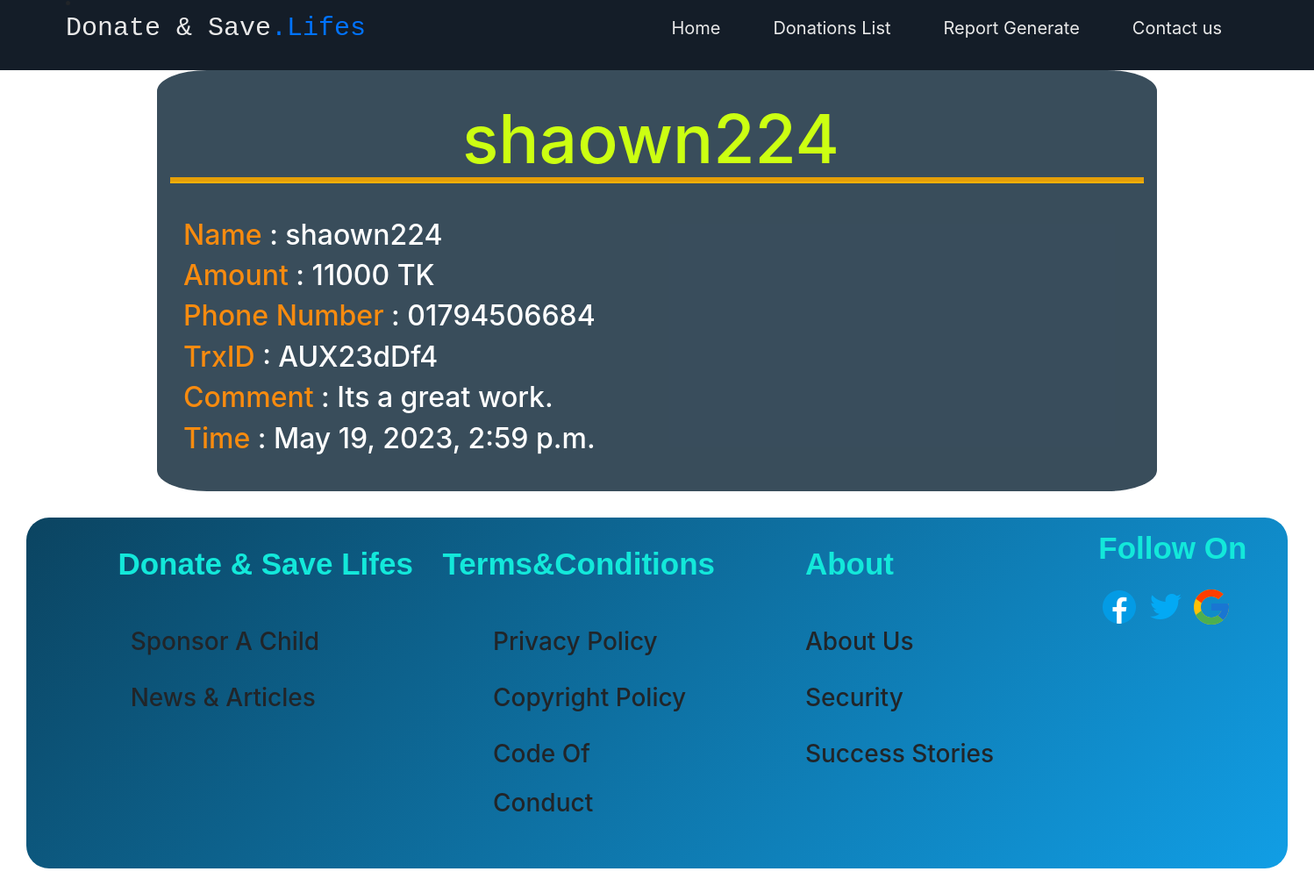
The app's page /organization/donationslist/2 with its own data.
### Donor_App/models.py (models this page shows, shortened)
class Donations_Details(models.Model):
    Name = models.ForeignKey(
        User, on_delete=models.CASCADE, related_name="name")
    Amount = models.CharField(max_length=264, verbose_name="Give the Amount")
    Phone = models.CharField(max_length=264, verbose_name="Phone NO")
    TrxID = models.CharField(max_length=264, verbose_name="TrxID")
    Notes = models.TextField(verbose_name="Say something")
    Time = models.DateTimeField(auto_now_add=True)

### Organization_App/views.py (the view)
# urls.py: path('donationslist/<int:id>', views.Details_Donations, name='DetailsDonation'),
def Details_Donations(request, id):
    obj = get_object_or_404(Donations_Details, pk=id)
    return render(request, 'Organization_App/Detail_of_Donation.html', {'obj': obj})

### templates/Organization_App/Detail_of_Donation.html (shortened to what this page needs)
{% load static %}
<html lang="en">
  <head>
    <link rel="stylesheet" href="https://cdnjs.cloudflare.com/ajax/libs/font-awesome/5.15.1/css/all.min.css"/>
    <link rel="stylesheet" href="{% static 'style1.css' %}" />
	<link rel="stylesheet" href="https://maxcdn.bootstrapcdn.com/bootstrap/4.4.1/css/bootstrap.min.css">
	<link href="https://maxcdn.bootstrapcdn.com/font-awesome/4.7.0/css/font-awesome.min.css" rel="stylesheet">
  </head>
  <body style="background-image: url(https://images.unsplash.com/photo-1537440499989-de5f6b6854de?ixlib=rb-4.0.3&ixid=MnwxMjA3fDB8MHxwaG90by1wYWdlfHx8fGVufDB8fHx8&auto=format&fit=crop&w=1470&q=80);">
  	<div class="menu-bar">
	  <li class="nav-item active">
			<h1 class="logo" href="{% url 'index' %}" style="margin-bottom: 40;" >Donate & Save<span>.Lifes</span></h1>
	  </li>
      <ul>
        <li><a href="{% url 'Organization_App:Organization_home' %}">Home</a></li>
		<li><a href="{% url 'Organization_App:donation_list' %}">Donations List</a></li>
		<li><a href="">Report Generate</a></li>
        <li><a href="#">Contact us</a></li>
      </ul>
    </div>
	<div class="container-sm" style="margin-top: 80; width: 100%;height: 60%; background-color: rgba(9, 34, 52, 0.802);border-radius: 5%;">
		<div style="width: 100%;height: 22%;margin-left: 30%;padding-top: 3%;">
			<h2 style="color: rgb(204, 255, 18);font-size:480%;">{{obj.Name}}</h2>
		</div>
		<hr style="height:2px;border-width:5;color:rgb(9, 219, 13);background-color:rgb(255, 177, 9)">
		<br>
		<div class="container-sm">
		    <h2><span style="color:  rgb(248, 139, 15);">Name</span>
				<span style="color:  rgb(255, 255, 255);">: {{obj.Name}}</span>
			</h2>
			<h2><span style="color:  rgb(248, 139, 15);">Amount</span>
				<span style="color:  rgb(255, 255, 255);">: {{obj.Amount}} TK</span>
			</h2>
            <h2><span style="color:  rgb(248, 139, 15);">Phone Number </span>
				<span style="color:  rgb(255, 255, 255);">: {{obj.Phone}}</span>
			</h2>
			<h2><span style="color:  rgb(248, 139, 15);">TrxID </span>
				<span style="color:  rgb(255, 255, 255);">: {{obj.TrxID}}</span>
			</h2>
			<h2><span style="color:  rgb(248, 139, 15);">Comment </span>
				<span style="color:  rgb(255, 255, 255);">: {{obj.Notes}}</span>
			</h2>
			<h2><span style="color:  rgb(248, 139, 15);">Time </span>
				<span style="color:  rgb(255, 255, 255);">: {{obj.Time}}</span>
			</h2>
		</div>
	</div>
    <div class="footer">
		<div class="f1">
			<div class="fh1">
				<h1 style="line-height: 3; margin-left: 22%; font-family: arial;font-size:35px; font-weight: bold;">Donate & Save Lifes</h1>
			</div>
			<div class="fc1">
				<h3 style="margin-left: 25%; line-height: 2;">Sponsor A Child</h3>
			</div>
			<div class="fc2">
				<h3 style="margin-left: 25%; line-height: 2;">News & Articles</h3>
			</div>
		</div>
		<div class="f2">
			<div class="fh2">
				<h1 style="line-height: 3; font-family: arial;font-size:35px; font-weight: bold;">Terms&Conditions</h1>
			</div>
			<div class="fc5">
				<h3 style="margin-left: 20%; line-height: 2;">Privacy Policy</h3>
			</div>
			<div class="fc6">
				<h3 style="margin-left: 20%; line-height: 2;">Copyright Policy</h3>
			</div><div class="fc7">
				<h3 style="margin-left: 20%; line-height: 2;">Code Of Conduct</h3>
			</div>
		</div>
		<div class="f3">
			<div class="fh3">
				<h1 style="line-height: 3; margin-left: 35%; font-family: arial;font-size:35px; font-weight: bold;">About</h1>
			</div>
			<div class="fc9">
				<h3 style="margin-left: 35%; line-height: 2;">About Us</h3>
			</div>
			<div class="fc11">
				<h3 style="margin-left: 35%; line-height: 2;">Security</h3>
			</div>
			<div class="fc12">
			  <h3 style="margin-left: 35%; line-height: 2;">Success Stories</h3>
			</div>
		</div>
		<div class="f4">
			<div class="fh4">
				<h1 style="line-height: 2; margin-left: 35%; font-family: arial;font-size:35px; font-weight: bold;">Follow On</h1>
			</div>
			<div class="simage">
				<img src="{% static 'img/fb.png' %}" style="margin-left: 35%">
				<img src="{% static 'img/twitter.png' %}">
				<img src="{% static 'img/google.png' %}">
			</div>
		</div>
	</div>
  </body>
</html>

### static/style1.css (style rules this page uses)
:root { --color-primary: #0073ff; --color-white: #e9e9e9; --color-black: #141d28; --color-black-1: #212b38; }
* { margin: 0; padding: 0; box-sizing: border-box; }
body { font-family: sans-serif; }
.logo { color: var(--color-white); font-size: 30px; }
.logo span { color: var(--color-primary); }
.menu-bar { background-color: var(--color-black); height: 80px; width: 100%; display: flex; justify-content: space-between; align-items: center; padding: 0 5%; position: fixed; top: 0; width: 100%; }
.menu-bar ul { list-style: none; display: flex; }
.menu-bar ul li { padding: 10px 30px; position: relative; }
.menu-bar ul li a { font-size: 20px; color: var(--color-white); text-decoration: none; transition: all 0.3s; }
h1 { font-family: "Incosolata", Consolas, monospace; font-size: 4em; color: #13e8da; }
.footer { height: 400px; background: linear-gradient(135deg, #0b4461 0%, #119ee5 100%); border-radius: 26px; margin: 30px; display: flex; }
.f1 { height: 400px; width: 33%; }
.f2 { height: 400px; width: 20%; }
.f3 { height: 400px; width: 25%; }
.f4 { height: 400px; width: 20%; }

### records on screen
Donations_Details: Name "shaown224", Amount "11000", Phone "01794506684", TrxID "AUX23dDf4", Notes "Its a great work.", Time "May 19, 2023, 2:59 p.m."
